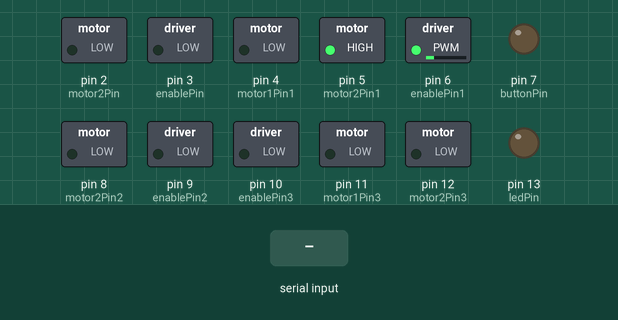
Bench run of a sketch on a simulated Arduino Uno, built with avr-gcc and run on an emulated ATmega328P. Parts: switched loads named in the sketch (green lamp = pin HIGH), output pins drawn as LEDs (lit = HIGH). Dashed ring = blinking. The test bench sets the inputs (shaded band).

Above: at 1.2 s.
1.3 s: "A" received over Serial
At 2.6 s:
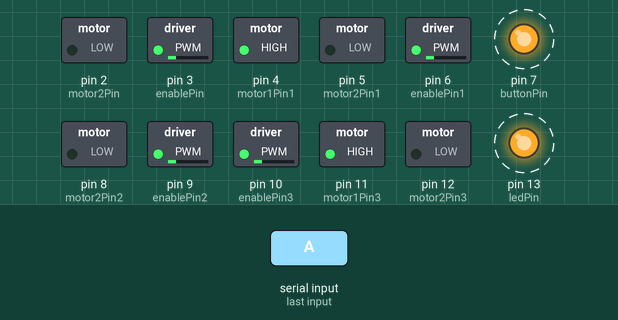
At 3.3 s:
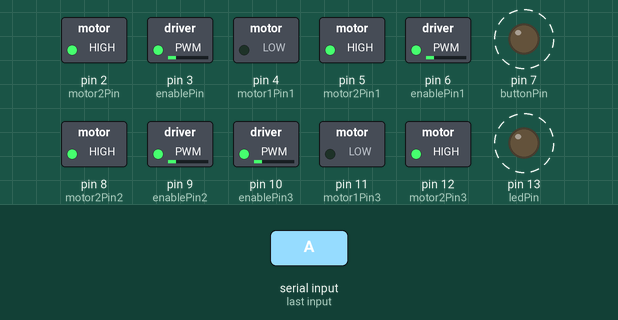
Timing chart, 0 to 15.5 s (numbered marks = the images above; inputs shaded):
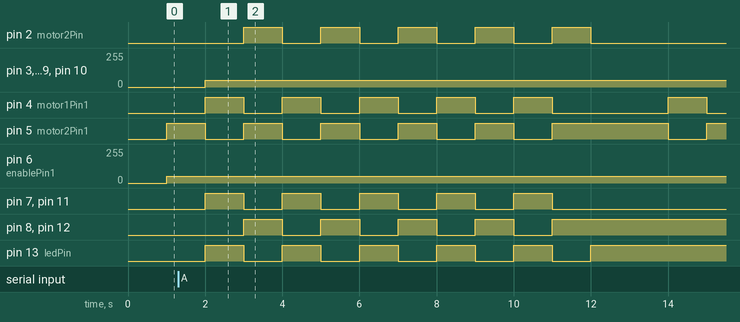

Measured:
- after the input at 1.3 s, pin 3 (enablePin): 0/255 → 50/255 after 0.70 s instead of 6.7 s; pin 7 (buttonPin): alternates HIGH for 1.0 s and LOW for 1.0 s, 10 changes in all, then stays LOW, starting after 0.70 s
- by itself, pin 2 (motor2Pin): alternates HIGH for 1.0 s and LOW for 1.0 s, 10 changes in all, then stays LOW
- by itself, pin 13 (ledPin): alternates HIGH for 1.0 s and LOW for 1.0 s, 11 changes in all, then stays HIGH

The sketch:

arduino.ino
```cpp
// pin of the button connected to the arduino board
const int buttonPin = 7;
// pin of the led light
// it's actually also the default arduino debug light
const int ledPin = 13;

// simple variables used to store the led and the button statuses
String buttonStatus = "off";
String ledStatus = "off";

unsigned long current = 0;
unsigned long prev = 0;
unsigned long startMillis = 0;


unsigned long start = 0;

unsigned long curr = 0;

unsigned long pr = 0;


// it will hold all the messages coming from the nodejs server
String inputString = "";

// whether the string received form nodejs is complete
// a string is considered complete by the carriage return '\r'
boolean stringComplete = false;

boolean twitter = false;

unsigned long previousMillis = 0;
const long interval = 1000;           // interval at which to blink (milliseconds)
// will store last time LED was updated

// it will hold all the messages coming from the nodejs server
boolean direction = false;
int speed = 50;
int speed1 = 50;

// whether the string received form nodejs is complete
// a string is considered complete by the carriage return '\r'
unsigned long startmillis;
const int motor1Pin = 13;    // H-bridge leg 1 (pin 2, 1A)
const int motor2Pin = 2;    // H-bridge leg 2 (pin 7, 2A)
const int enablePin = 3;

const int motor1Pin1 = 4;    // H-bridge leg 1 (pin 2, 1A)
const int motor2Pin1 = 5;    // H-bridge leg 2 (pin 7, 2A)
const int enablePin1 = 6;

const int motor1Pin2 = 7;    // H-bridge leg 1 (pin 2, 1A)
const int motor2Pin2 = 8;    // H-bridge leg 2 (pin 7, 2A)
const int enablePin2 = 9;

const int motor1Pin3 = 11;    // H-bridge leg 1 (pin 2, 1A)
const int motor2Pin3 = 12;    // H-bridge leg 2 (pin 7, 2A)
const int enablePin3 = 10;
/**

   arduino board setup

*/

void setup()
{
  // set the Baud Rate
  Serial.begin(115200);
  // set the input pin
  pinMode(buttonPin, INPUT);
  // initialize the LED pin as an output:
  pinMode(ledPin, OUTPUT);


  Serial.begin(115200);
  pinMode(13, OUTPUT);


  startmillis = millis();

  // set all the other pins you're using as outputs:
  pinMode(motor1Pin, OUTPUT);
  pinMode(motor2Pin, OUTPUT);
  pinMode(enablePin, OUTPUT);

  pinMode(motor1Pin1, OUTPUT);
  pinMode(motor2Pin1, OUTPUT);
  pinMode(enablePin1, OUTPUT);


  pinMode(motor1Pin2, OUTPUT);
  pinMode(motor2Pin2, OUTPUT);
  pinMode(enablePin2, OUTPUT);


  pinMode(motor1Pin3, OUTPUT);
  pinMode(motor2Pin3, OUTPUT);
  pinMode(enablePin3, OUTPUT);

}

/**

   Default arduino loop function
   it runs over and over again

*/

void loop()
{
  current = millis();

if (!twitter) {
  if ( current- start  < 8000 ) {
    motion5();
  }

   if (current- start > 8000 && current- start <16000 ) {
    motion4();
  }

   if (current- start > 15000 && current- start <21000  ) {
    motion6();
  }
  if (current- start > 12000) {
    start = millis();
  }


}
 if (current - prev > 10000) {
    twitter = false;

  }
  if (Serial.available()) { // only send data back if data has been sent
    char inChar = (char)Serial.read();


    if (inChar == 'A') {
//      digitalWrite(13, HIGH);
      inputString = "";
      prev = millis();
      twitter = true;


      Serial.flush();
    }


  }


  if (twitter) {
    motion1();
  }
}


void motion1(){
    unsigned long currentMillis = millis();

if (currentMillis - previousMillis >= interval) {
    // save the last time you blinked the LED
    previousMillis = currentMillis;

    // if the LED is off turn it on and vice-versa:
    if (direction == false) {
      setMotor(speed, true, 1);
      setMotor(speed, true, 3);
      setMotor(speed, true, 4);
        setMotor(speed, true, 2);


      direction = true;
    } else {
      setMotor(speed, false, 1);
      setMotor(speed, false, 3);
      setMotor(speed, false, 4);
      setMotor(speed, false, 2);

      direction = false;

      if (currentMillis - startmillis > 6500) {
      }
    }

    // set the LED with the ledState of the variable:
  }

}

void motion4(){
    unsigned long currentMillis = millis();

if (currentMillis - previousMillis >= interval) {
    // save the last time you blinked the LED
    previousMillis = currentMillis;

    // if the LED is off turn it on and vice-versa:
    if (direction == false) {
      setMotor(speed, true, 1);


      direction = true;
    } else {
      setMotor(speed, false, 1);


      direction = false;

      if (currentMillis - startmillis > 6500) {
      }
    }

    // set the LED with the ledState of the variable:
  }

}
void motion5(){
    unsigned long currentMillis = millis();

if (currentMillis - previousMillis >= interval) {
    // save the last time you blinked the LED
    previousMillis = currentMillis;

    // if the LED is off turn it on and vice-versa:
    if (direction == false) {

        setMotor(speed, true, 2);


      direction = true;
    } else {

      setMotor(speed, false, 2);

      direction = false;

      if (currentMillis - startmillis > 6500) {
      }
    }

    // set the LED with the ledState of the variable:
  }

}
void motion6(){
    unsigned long currentMillis = millis();

if (currentMillis - previousMillis >= interval) {
    // save the last time you blinked the LED
    previousMillis = currentMillis;

    // if the LED is off turn it on and vice-versa:
    if (direction == false) {
      setMotor(speed, true, 3);


      direction = true;
    } else {
      setMotor(speed, false, 3);


      direction = false;

      if (currentMillis - startmillis > 6500) {
      }
    }

    // set the LED with the ledState of the variable:
  }

}
void motion2(){
    unsigned long currentMillis = millis();

if (currentMillis - previousMillis >= interval) {
    // save the last time you blinked the LED
    previousMillis = currentMillis;

    // if the LED is off turn it on and vice-versa:
    if (direction == false) {
      setMotor(speed1, true, 1);
      setMotor(speed1, true, 3);
      setMotor(speed1, true, 4);
        setMotor(speed1, true, 2);


      direction = true;
    } else {
      setMotor(speed1, false, 1);
      setMotor(speed1, false, 3);
      setMotor(speed1, false, 4);
      setMotor(speed1, false, 2);

      direction = false;

      if (currentMillis - startmillis > 6500) {
      }
    }

    // set the LED with the ledState of the variable:
  }

}
void setMotor(int speed, boolean reverse, int motor_number)
{
  if (motor_number == 1) {
    analogWrite(enablePin, speed);
    digitalWrite(motor1Pin, ! reverse);
    digitalWrite(motor2Pin, reverse);
  }

  if (motor_number == 2) {
    analogWrite(enablePin1, speed);
    digitalWrite(motor1Pin1, ! reverse);
    digitalWrite(motor2Pin1, reverse);
  }
  if (motor_number == 3) {
    analogWrite(enablePin2, speed);
    digitalWrite(motor1Pin2, ! reverse);
    digitalWrite(motor2Pin2, reverse);
  }
  if (motor_number == 4) {
    analogWrite(enablePin3, speed);
    digitalWrite(motor1Pin3, ! reverse);
    digitalWrite(motor2Pin3, reverse);
  }
}
```
